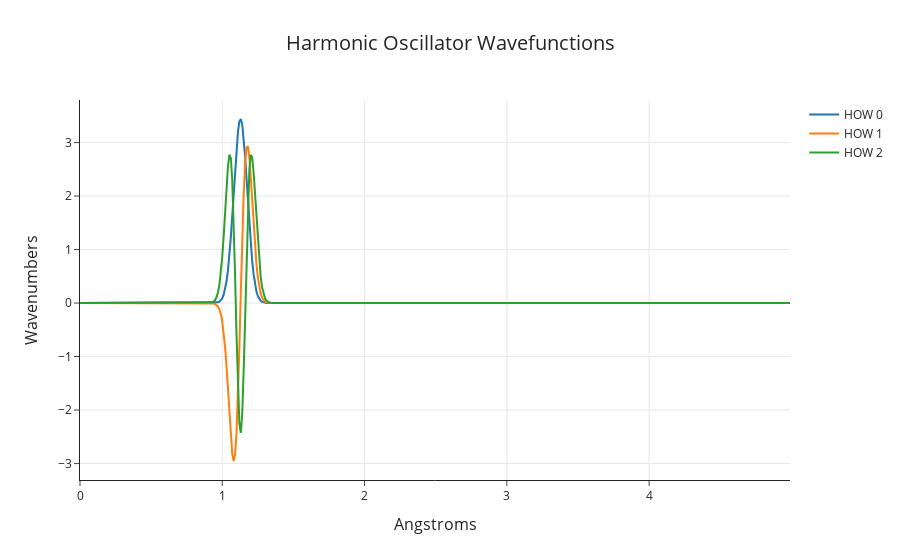

Notebook code for this chart:
### Code cell
#Harmonic Oscilator Basis Set Class Test
from plotly.offline import iplot, init_notebook_mode
init_notebook_mode(connected=True)
from basisSets import how

how = how(1.128323, 2169.81358, 12*16/(12+16), 3)

x, y = how.graphData(0, 5)

figure = {
    
    "data":[],
    "layout":
        {
           "xaxis":{"title":"Angstroms"},
           "yaxis":{"title":"Wavenumbers"},
           "title":{"text":"Harmonic Oscillator Wavefunctions"}
        },    
    
}

for index, yData in enumerate(y):
    figure["data"].append(
        {
            "x":x,
            "y":yData,
            "name":"HOW " + str(index)
        }
    )

iplot(figure)

### Figure 1 — Plotly figure (JSON) as saved in the notebook; plotly's stock layout.template omitted (floating-point values rounded to 4 significant figures; data arrays with more than 128 entries replaced by an {"elided": "..."} marker saying what was removed)
{"data": [{"name": "HOW 0", "type": "scatter", "x": {"elided": "500 float values"}, "y": {"elided": "500 float values"}}, {"name": "HOW 1", "type": "scatter", "x": {"elided": "500 float values"}, "y": {"elided": "500 float values"}}, {"name": "HOW 2", "type": "scatter", "x": {"elided": "500 float values"}, "y": {"elided": "500 float values"}}], "layout": {"title": {"text": "Harmonic Oscillator Wavefunctions"}, "xaxis": {"title": {"text": "Angstroms"}}, "yaxis": {"title": {"text": "Wavenumbers"}}}}
